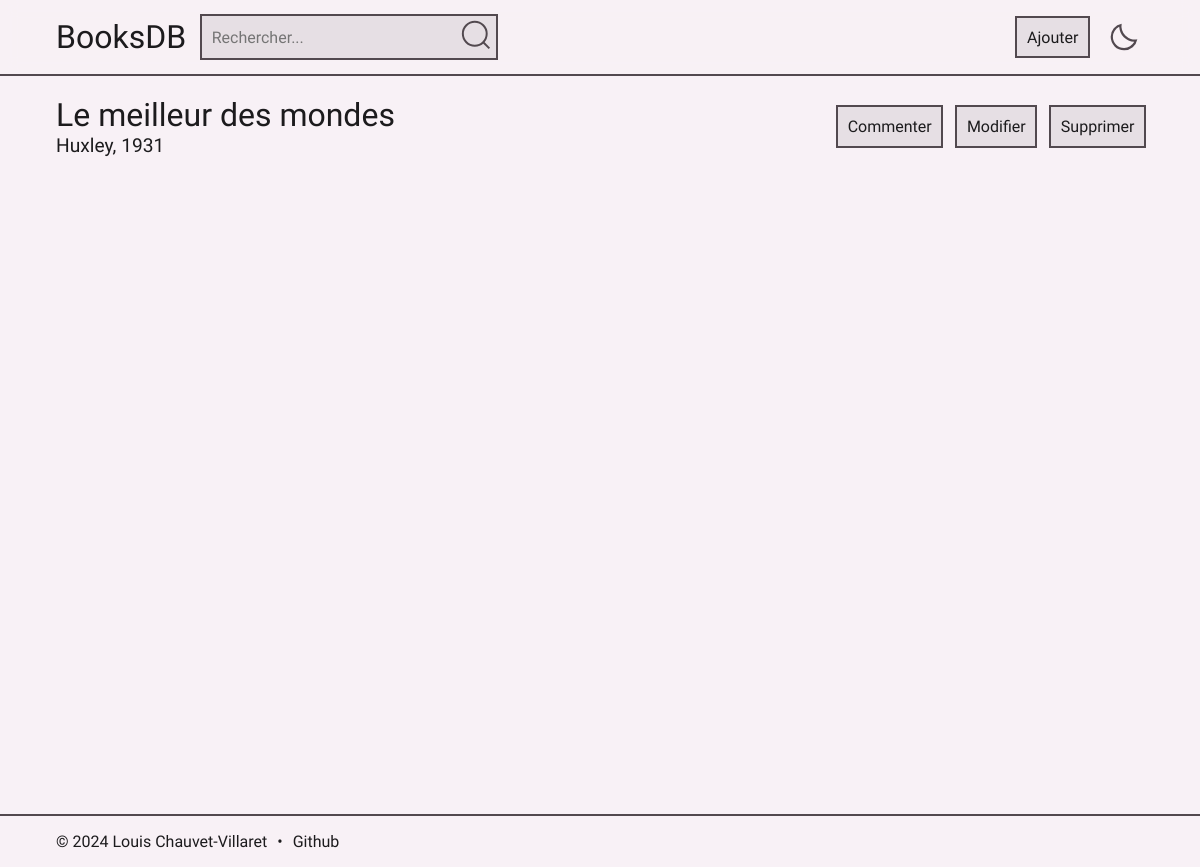
Page /livre?id=4 on the committed database.
### tables this page shows
CREATE TABLE books (
                        id     INTEGER
                            primary key autoincrement,
                        title  TEXT    not null,
                        author TEXT    not null,
                        year   INTEGER not null
                    );

### app.py (the view)
@app.route('/livre')
def livre():
    book_id = request.args.get('id')
    data = execute_query("SELECT * FROM books WHERE id=?", [book_id], fetchone=True)
    if data:
        comments = execute_query("SELECT * FROM comments WHERE book_id=? ORDER BY id DESC", [book_id], fetchall=True)
        if comments:
            average = round(
                execute_query("SELECT AVG(rating) FROM comments WHERE book_id=?", [book_id], fetchone=True)[0], 1)
            if average.is_integer():
                average = int(average)
            return render_template('livre.html', data=data, comments=comments, average=average)
        else:
            return render_template('livre.html', data=data)
    else:
        return redirect("/recherche", 303)

### app.py (called while the page is built)
def execute_query(query, params=(), fetchone=False, fetchall=False, commit=False):
    with sqlite3.connect('books.db') as conn:
        conn.row_factory = sqlite3.Row
        cur = conn.cursor()
        cur.execute(query, params)
        if commit:
            conn.commit()
            return cur
        if fetchone:
            return cur.fetchone()
        if fetchall:
            return cur.fetchall()
        return None

### templates/livre.html (shortened to what this page needs)
{% extends 'base.html' %}
{% block content %}
    <div class="flex space">
        <div>
            <h1>{{ data['title'] }}</h1>
            <p class="rate">{{ data['author'] }}, {{ data['year'] }}</p>
        </div>
        <div class="flex">
            <button class="hover" onclick="updateDisplay('comment','flex')">Commenter</button>
            <button class="hover" onclick="updateDisplay('modify','flex')">Modifier</button>
            <button class="hover" onclick="updateDisplay('delete','flex')">Supprimer</button>
        </div>
    </div>
{% endblock %}

### static/style.css (style rules this page uses)
:root { --primary: 28, 27, 29; --secondary: 82, 73, 79; --bg2: 230, 223, 228; --bg: 248, 241, 246; color-scheme: light; }
* { margin: 0; padding: 0; box-sizing: border-box; user-select: none; font-family: "Onest", system-ui; }
body, html { overflow-x: hidden; scroll-behavior: smooth; font-optical-sizing: auto; font-style: normal; background: rgb(var(--bg)); color: rgb(var(--primary)); cursor: auto; }
body { visibility: hidden; }
.flex { display: flex; align-items: center; gap: 1rem; }
.hover { outline: 2px solid rgb(var(--secondary)); transition: transform 0.1s, box-shadow 0.1s; }
main h1 { font-size: 2rem; font-weight: normal; }
button { background: rgb(var(--bg2)); border: none; cursor: pointer; color: rgb(var(--primary)); font-size: 1rem; padding: 0.6rem; }
.rate { font-size: 1.2rem; }
.space { justify-content: space-between; }

### rows in the picture
books: title "Le meilleur des mondes", author "Huxley", year "1931"
